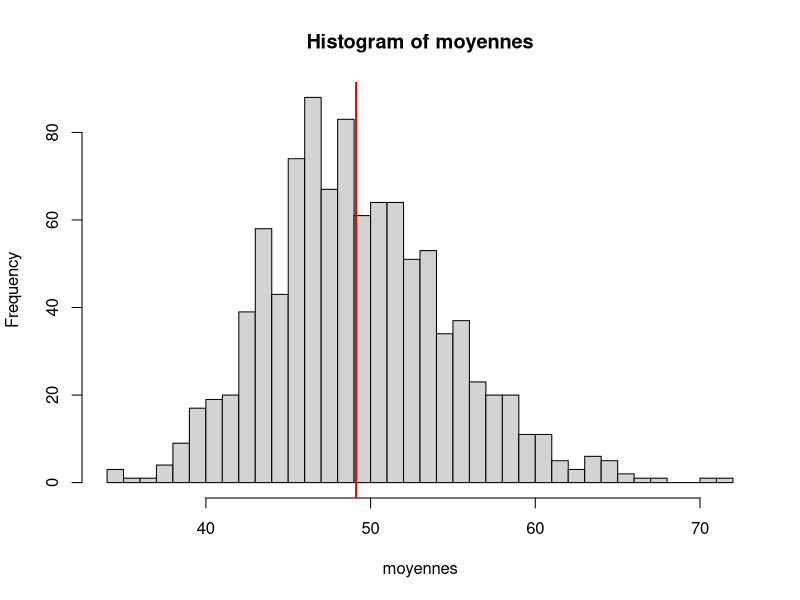

Here is the R script that generated this plot:
# Fil rouge, étape 2 : échantillonner

commandes <- read.csv2("medias/filRouge/commandes.csv", fileEncoding = "UTF-8-BOM")
montant <- commandes$montant_eur

mu    <- mean(montant)   # 49.12 : la vraie valeur, qu'on ne connaît jamais en pratique
sigma <- sd(montant)     # 31.01

# 1. Mon tirage de 30 commandes
n <- 30
echantillon <- commandes[sample(nrow(commandes), n), ]
x <- echantillon$montant_eur

mean(x)                  # mon panier moyen, à noter dans le tableau partagé
sd(x)                    # mon écart-type
mean(echantillon$satisfaction)

# 2. Mon intervalle de confiance à 95 %
t_critique <- qt(0.975, df = n - 1)          # 2.045 (Excel : LOI.STUDENT.INVERSE.BILATERALE(0,05;29))
mean(x) + c(-1, 1) * t_critique * sd(x) / sqrt(n)
t.test(x)$conf.int                           # pareil, en une ligne
# contient-il 49.12 ?

# 3. Le tableau de la salle (coller les valeurs de chacun)
moyennes_salle <- c(56.7, 44.2, 51.9, 47.3, 60.1, 42.8, 49.5, 53.0)
sd_salle       <- c(43.7, 25.1, 33.8, 28.9, 39.2, 24.4, 30.6, 35.5)

mean(moyennes_salle)     # proche de 49.12
sd(moyennes_salle)       # à comparer à sigma / sqrt(30) = 5.66, l'erreur standard
bas  <- moyennes_salle - t_critique * sd_salle / sqrt(n)
haut <- moyennes_salle + t_critique * sd_salle / sqrt(n)
sum(bas <= mu & mu <= haut)                  # intervalles qui contiennent la vraie valeur : 7 ou 8 sur 8

# 4. Ce que la salle fait 8 fois, une boucle le fait 1000 fois
moyennes <- numeric(1000)
contient <- logical(1000)
for (i in 1:1000) {
  x <- sample(montant, n)
  moyennes[i] <- mean(x)
  bas  <- mean(x) - t_critique * sd(x) / sqrt(n)
  haut <- mean(x) + t_critique * sd(x) / sqrt(n)
  contient[i] <- bas <= mu & mu <= haut
}
mean(moyennes)           # 49.1 : pas de biais
sd(moyennes)             # 5.6  : sigma / sqrt(30)
mean(contient)           # 0.93 : un peu moins que 95 %, le panier est très asymétrique et n petit
hist(moyennes, breaks = 30); abline(v = mu, col = "red", lwd = 2)   # en cloche : TCL

# Relancer avec n <- 100 : sd(moyennes) tombe à 3.1 (erreur divisée par 2 pour 4 fois plus de clients),
# mean(contient) remonte à 0.95.

# 5. Combien de clients rappeler ?  e = 1.96 * sigma / sqrt(n)  =>  n = (1.96 * sigma / e)^2
ceiling((1.96 * sigma / 5)^2)   # 148 pour ± 5 €
ceiling((1.96 * sigma / 2)^2)   # 924 pour ± 2 €
